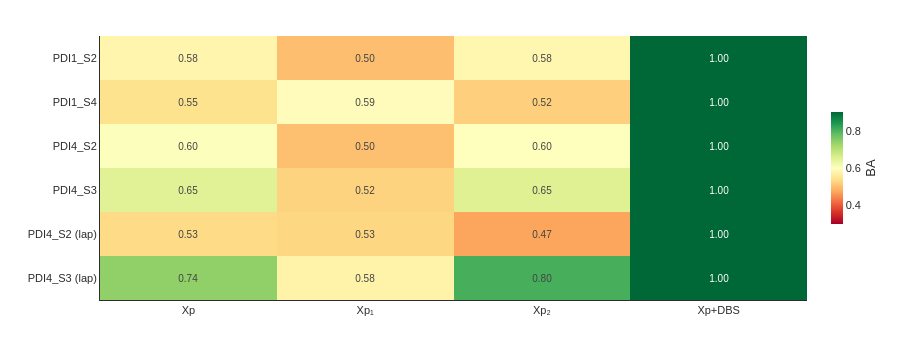

Notebook source saved alongside this figure:
### Markdown cell above
## Fig 50: Standard classification heatmap

### Code cell
from plotly.subplots import make_subplots
from dashboard.thesis.constants import (
    FONT_SIZE_ANNOTATION,
    apply_thesis_style,
)


def build_standard_heatmap_figure(
    points: List[ClassificationF1Point],
    theme: ThesisTheme = ThesisTheme.LIGHT,
) -> Figure:
    """Sessions (rows) x feature groups (cols) balanced-accuracy heatmap."""
    paper_bg, plot_bg = paper_colors(theme)
    fg = true_line_color(theme)

    seen: dict[str, None] = {}
    for pt in points:
        key = f"{pt.participant_label}_{pt.session_label}"
        seen.setdefault(key, None)
    session_labels = list(seen.keys())
    feat_keys = list(GROUP_ORDER)
    n_rows = len(session_labels)
    n_cols = len(feat_keys)

    grid = np.full((n_rows, n_cols), float("nan"))
    for pt in points:
        sess_key = f"{pt.participant_label}_{pt.session_label}"
        ri = session_labels.index(sess_key) if sess_key in session_labels else -1
        ci = feat_keys.index(pt.group) if pt.group in feat_keys else -1
        if ri >= 0 and ci >= 0:
            grid[ri, ci] = pt.balanced_accuracy

    text_vals = [
        [f"{v:.2f}" if np.isfinite(v) else "" for v in row] for row in grid
    ]

    fig = go.Figure()
    fig.add_trace(
        go.Heatmap(
            z=grid,
            x=[_FEAT_SHORT.get(f, f) for f in feat_keys],
            y=session_labels,
            colorscale="RdYlGn",
            zmin=0.3,
            zmax=0.9,
            zmid=0.5,
            text=text_vals,
            texttemplate="%{text}",
            textfont=dict(size=FONT_SIZE_ANNOTATION),
            showscale=True,
            colorbar=dict(
                title=dict(text="BA", side="right"),
                len=0.5,
                thickness=12,
                tickfont=dict(size=FONT_SIZE_TICK),
            ),
            hovertemplate="Session: %{y}<br>Feature: %{x}<br>BA=%{z:.3f}<extra></extra>",
        )
    )

    apply_thesis_style(fig, theme, height=360, margin=dict(l=100, r=80, t=36, b=60))
    fig.update_yaxes(autorange="reversed")
    return fig


for f1_spec in THESIS_CLASSIFICATION_F1:
    cls_points = collect_classification_f1_points(
        results_root, f1_spec.points, classification_parent=f1_spec.classification_parent,
    )
    fig = build_standard_heatmap_figure(cls_points, theme=f1_spec.theme)
    fig.write_image(str(OUT / 'fig_050_classification_heatmap.png'), width=1100, height=500, scale=2)
    fig.show()

### Figure 1 — Plotly figure (JSON) as saved in the notebook; plotly's stock layout.template omitted (floating-point values rounded to 4 significant figures)
{"data": [{"colorbar": {"len": 0.5, "thickness": 12, "tickfont": {"size": 11}, "title": {"side": "right", "text": "BA"}}, "colorscale": [[0, "rgb(165,0,38)"], [0.1, "rgb(215,48,39)"], [0.2, "rgb(244,109,67)"], [0.3, "rgb(253,174,97)"], [0.4, "rgb(254,224,139)"], [0.5, "rgb(255,255,191)"], [0.6, "rgb(217,239,139)"], [0.7, "rgb(166,217,106)"], [0.8, "rgb(102,189,99)"], [0.9, "rgb(26,152,80)"], [1, "rgb(0,104,55)"]], "hovertemplate": "Session: %{y}<br>Feature: %{x}<br>BA=%{z:.3f}<extra></extra>", "showscale": true, "text": [["0.58", "0.50", "0.58", "1.00"], ["0.55", "0.59", "0.52", "1.00"], ["0.60", "0.50", "0.60", "1.00"], ["0.65", "0.52", "0.65", "1.00"], ["0.53", "0.53", "0.47", "1.00"], ["0.74", "0.58", "0.80", "1.00"]], "textfont": {"size": 10}, "texttemplate": "%{text}", "type": "heatmap", "x": ["Xp", "Xp₁", "Xp₂", "Xp+DBS"], "y": ["PDI1_S2", "PDI1_S4", "PDI4_S2", "PDI4_S3", "PDI4_S2 (lap)", "PDI4_S3 (lap)"], "z": [[0.5797, 0.5, 0.5832, 1.0], [0.5451, 0.5948, 0.5207, 1.0], [0.6042, 0.5009, 0.6024, 1.0], [0.6476, 0.5247, 0.6511, 1.0], [0.5335, 0.529, 0.4728, 1.0], [0.7393, 0.576, 0.8047, 1.0]], "zmax": 0.9, "zmid": 0.5, "zmin": 0.3}], "layout": {"font": {"color": "#2C2C2A", "family": "Arial, Helvetica, sans-serif", "size": 12}, "height": 360, "hovermode": "x unified", "legend": {"bgcolor": "rgba(0,0,0,0)", "font": {"size": 11}, "itemsizing": "constant", "itemwidth": 40, "orientation": "h", "tracegroupgap": 8, "x": 0.5, "xanchor": "center", "y": -0.16, "yanchor": "bottom"}, "margin": {"b": 60, "l": 100, "r": 80, "t": 36}, "paper_bgcolor": "#FFFFFF", "plot_bgcolor": "#FFFFFF", "showlegend": true, "xaxis": {"gridcolor": "rgba(0,0,0,0.15)", "linecolor": "#2C2C2A", "linewidth": 1, "mirror": false, "showgrid": true, "showline": true, "tickfont": {"size": 11}}, "yaxis": {"autorange": "reversed", "gridcolor": "rgba(0,0,0,0.15)", "linecolor": "#2C2C2A", "linewidth": 1, "mirror": false, "showgrid": true, "showline": true, "tickfont": {"size": 11}}}}
